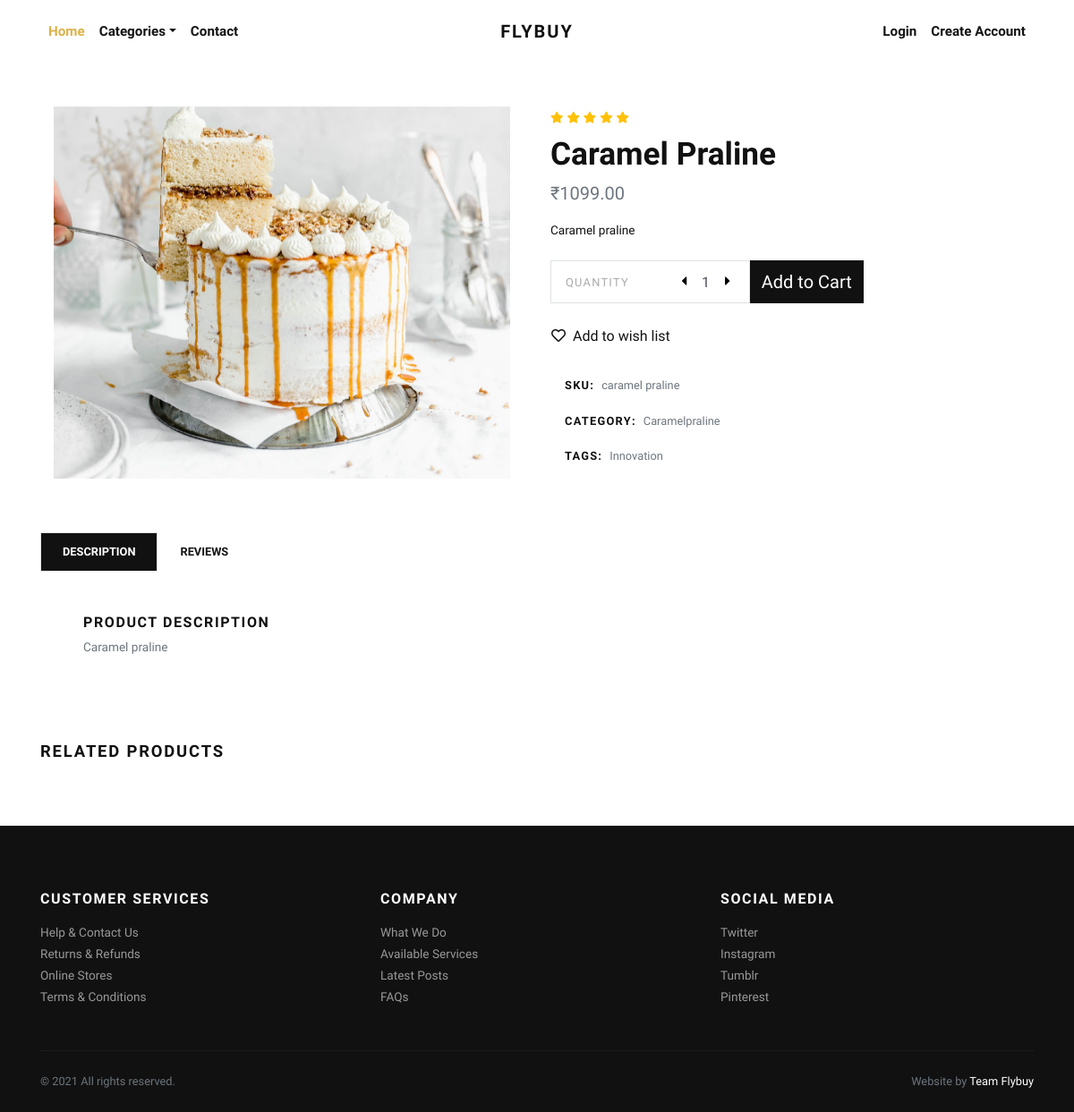
/product/caramel-praline/, run on the app's committed database.
### store/models.py (models this page shows, shortened)
class Product(models.Model):
    title = models.CharField(max_length=150, verbose_name="Product Title")
    slug = models.SlugField(max_length=160, verbose_name="Product Slug")
    sku = models.CharField(max_length=255, unique=True, verbose_name="Unique Product ID (SKU)")
    short_description = models.TextField(verbose_name="Short Description")
    detail_description = models.TextField(blank=True, null=True, verbose_name="Detail Description")
    product_image = models.ImageField(upload_to='product', blank=True, null=True, verbose_name="Product Image")
    price = models.DecimalField(max_digits=8, decimal_places=2)
    category = models.ForeignKey(Category, verbose_name="Product Categoy", on_delete=models.CASCADE)
    is_active = models.BooleanField(verbose_name="Is Active?")
    is_featured = models.BooleanField(verbose_name="Is Featured?")
    created_at = models.DateTimeField(auto_now_add=True, verbose_name="Created Date")
    updated_at = models.DateTimeField(auto_now=True, verbose_name="Updated Date")
    class Meta:
        verbose_name_plural = 'Products'
        ordering = ('-created_at', )

class Category(models.Model):
    title = models.CharField(max_length=50, verbose_name="Category Title")
    slug = models.SlugField(max_length=55, verbose_name="Category Slug")
    description = models.TextField(blank=True, verbose_name="Category Description")
    category_image = models.ImageField(upload_to='category', blank=True, null=True, verbose_name="Category Image")
    is_active = models.BooleanField(verbose_name="Is Active?")
    is_featured = models.BooleanField(verbose_name="Is Featured?")
    created_at = models.DateTimeField(auto_now_add=True, verbose_name="Created Date")
    updated_at = models.DateTimeField(auto_now=True, verbose_name="Updated Date")
    class Meta:
        verbose_name_plural = 'Categories'
        ordering = ('-created_at', )
    def __str__(self):
        return self.title

### store/views.py (the view)
# urls.py: path('product/<slug:slug>/', views.detail, name="product-detail"),
def detail(request, slug):
    product = get_object_or_404(Product, slug=slug)
    related_products = Product.objects.exclude(id=product.id).filter(is_active=True, category=product.category)
    context = {
        'product': product,
        'related_products': related_products,
    }
    return render(request, 'store/detail.html', context)

### store/context_preprocessors.py (called while the page is built)
def store_menu(request):
    categories = Category.objects.filter(is_active=True)
    context = {
        'categories_menu': categories,
    }
    return context

def cart_menu(request):
    if request.user.is_authenticated:
        cart_items= Cart.objects.filter(user=request.user)
        context = {
            'cart_items': cart_items,
        }
    else:
        context = {}
    return context

### templates/store/detail.html (shortened to what this page needs)
{% extends 'base.html' %}
{% load static %}
    {% block content %}
      <section class="py-5">
        <div class="container">
          <div class="row mb-5">
            <div class="col-lg-6">
              <div class="row m-sm-0">
                <div class="col-sm-12 order-1 order-sm-2">
                  <div class="owl-carousel product-slider" data-slider-id="1">
                    {% if product.product_image %}
                      <a class="d-block" href="{{product.product_image.url}}" data-lightbox="product" title="{{product.title}}"><img class="img-fluid" src="{{product.product_image.url}}" alt="{{product.title}}"></a>
                      {% else %}
                      <a class="d-block" href="{% static 'img/product-detail-1.jpg' %}" data-lightbox="product" title="{{product.title}}"><img class="img-fluid" src="{% static 'img/product-detail-1.jpg' %}" alt="{{product.title}}"></a>
                    {% endif %}
                  </div>
                </div>
              </div>
            </div>
            <div class="col-lg-6">
              <ul class="list-inline mb-2">
                <li class="list-inline-item m-0"><i class="fas fa-star small text-warning"></i></li>
                <li class="list-inline-item m-0"><i class="fas fa-star small text-warning"></i></li>
                <li class="list-inline-item m-0"><i class="fas fa-star small text-warning"></i></li>
                <li class="list-inline-item m-0"><i class="fas fa-star small text-warning"></i></li>
                <li class="list-inline-item m-0"><i class="fas fa-star small text-warning"></i></li>
              </ul>
              <h1>{{product.title}}</h1>
              <p class="text-muted lead">₹{{product.price}}</p>
              <p class="text-small mb-4">{{product.short_description}}</p>
              <div class="row align-items-stretch mb-4">
                <div class="col-sm-5 pr-sm-0">
                  <div class="border d-flex align-items-center justify-content-between py-1 px-3 bg-white border-white"><span class="small text-uppercase text-gray mr-4 no-select">Quantity</span>
                    <div class="quantity">
                      <button class="dec-btn p-0"><i class="fas fa-caret-left"></i></button>
                      <input name="quantity" class="form-control border-0 shadow-0 p-0" type="text" value="1">
                      <button class="inc-btn p-0"><i class="fas fa-caret-right"></i></button>
                    </div>
                  </div>
                </div>
                <div class="col-sm-3 pl-sm-0">
                  <form action="{% url 'store:add-to-cart' %}">
                    <button type="submit" class="btn btn-dark btn-lg btn-block h-100 d-flex align-items-center justify-content-center px-0">Add to Cart</button>
                  </form>
                </div>
              </div><a class="btn btn-link text-dark p-0 mb-4" href="#"><i class="far fa-heart mr-2"></i>Add to wish list</a><br>
              <ul class="list-unstyled small d-inline-block">
                <li class="px-3 py-2 mb-1 bg-white"><strong class="text-uppercase">SKU:</strong><span class="ml-2 text-muted">{{product.sku}}</span></li>
                <li class="px-3 py-2 mb-1 bg-white text-muted"><strong class="text-uppercase text-dark">Category:</strong><a class="reset-anchor ml-2" href="{% url 'store:category-products' product.category.slug %}">{{product.category}}</a></li>
                <li class="px-3 py-2 mb-1 bg-white text-muted"><strong class="text-uppercase text-dark">Tags:</strong><a class="reset-anchor ml-2" href="#">Innovation</a></li>
              </ul>
            </div>
          </div>
          <ul class="nav nav-tabs border-0" id="myTab" role="tablist">
            <li class="nav-item"><a class="nav-link active" id="description-tab" data-toggle="tab" href="#description" role="tab" aria-controls="description" aria-selected="true">Description</a></li>
            <li class="nav-item"><a class="nav-link" id="reviews-tab" data-toggle="tab" href="#reviews" role="tab" aria-controls="reviews" aria-selected="false">Reviews</a></li>
          </ul>
          <div class="tab-content mb-5" id="myTabContent">
            <div class="tab-pane fade show active" id="description" role="tabpanel" aria-labelledby="description-tab">
              <div class="p-4 p-lg-5 bg-white">
                <h6 class="text-uppercase">Product description </h6>
                <p class="text-muted text-small mb-0">{{product.detail_description}}</p>
              </div>
            </div>
          </div>
          <h2 class="h5 text-uppercase mb-4">Related products</h2>
        </div>
      </section>
      {% endblock content %}

### flybuy/static/css/style.default.css (style rules this page uses)
.text-small { font-size: 0.85rem !important; }
.text-gray { color: #aaa !important; }
strong { font-weight: 700; }
.quantity { display: -ms-flexbox; display: flex; -ms-flex-align: center; align-items: center; font-family: inherit; }
.quantity input { width: 2rem; text-align: center; }
.quantity button { background: none; border: none; width: 1rem; outline: none; }
.text-uppercase { text-transform: uppercase; letter-spacing: 0.1em; }
.border { border: 1px solid #dee2e6 !important; }
.shadow-0 { box-shadow: none !important; }
.reset-anchor { color: inherit; transition: all 0.3s; }
.no-select { cursor: default; -webkit-user-select: none; -moz-user-select: none; -ms-user-select: none; user-select: none; }
.btn { font-weight: 400; border: 1px solid transparent; font-family: inherit; padding: 0.375rem 1.5rem; font-size: 1rem; line-height: 1.5; border-radius: 0; transition: color 0.15s ease-in-out, background-color 0.15s ease-in-out, border-color 0.15s ease-in-out, box-shadow 0.15s ease-in-out; }
.btn-link { font-weight: 400; color: #dcb14a; }
.btn-dark { color: #fff; background-color: #111111; border-color: #111111; }
.btn-lg { padding: 0.5rem 1rem; font-size: 1.25rem; line-height: 1.5; border-radius: 0; }
body { font-family: "Libre Franklin", sans-serif; font-size: 1rem; font-weight: 400; line-height: 1.5; color: #111111; background-color: #fff; }
a { color: #dcb14a; text-decoration: none; }
h1, h2, h3, h4, h5, h6, .h1, .h2, .h3, .h4, .h5, .h6 { margin-bottom: 0.5rem; font-family: inherit; font-weight: 900; line-height: 1.2; color: inherit; }
h1, .h1 { font-size: 2.2rem; }
h2, .h2 { font-size: 1.9rem; }
h5, .h5 { font-size: 1.15rem; }
h6, .h6 { font-size: 1rem; }
.lead { font-size: 1.25rem; font-weight: 300; }
small, .small { font-size: 80%; font-weight: 400; }
.text-warning { color: #ffc107 !important; }
.text-dark { color: #111111 !important; }
.form-control { padding: 0.375rem 0.75rem; font-size: 1rem; line-height: 1.5; color: #495057; background-color: #fff; border: 1px solid #ced4da; border-radius: 0; transition: border-color 0.15s ease-in-out, box-shadow 0.15s ease-in-out; }
.form-control::placeholder { color: #adb5bd; font-size: 0.85rem; font-weight: 400; }
.nav-link { padding: 0.5rem 1rem; }
.nav-tabs .nav-item { margin-bottom: -1px; }
.nav-tabs .nav-link { border: 1px solid transparent; font-family: inherit; color: #111111; text-transform: uppercase; font-size: 0.8rem; transition: all 0.3s; font-weight: 700; padding: 0.7rem 1.5rem; background: #fff; border-top-left-radius: 0; border-top-right-radius: 0; }
.nav-tabs .nav-link.active, .nav-tabs .nav-link:hover, .nav-tabs .nav-item.show .nav-link { background: #111111; background-color: #111111; color: #fff; }

### data on the page
Product: product_image (picture), title "Caramel Praline", price "1099.00", short_description "Caramel praline", sku "caramel praline", category "Caramelpraline", detail_description "Caramel praline"
